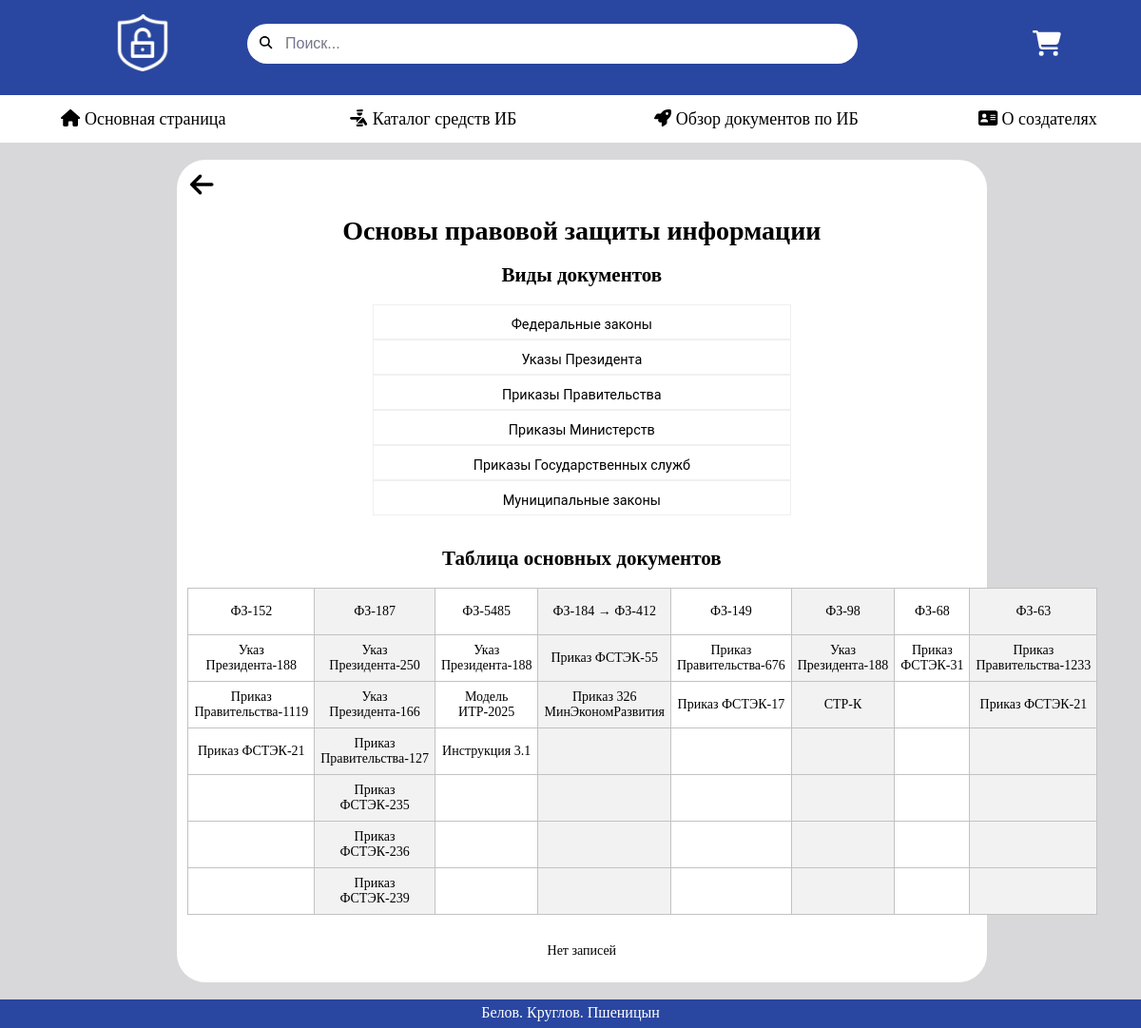
Page /docs/ on the earlier database version.
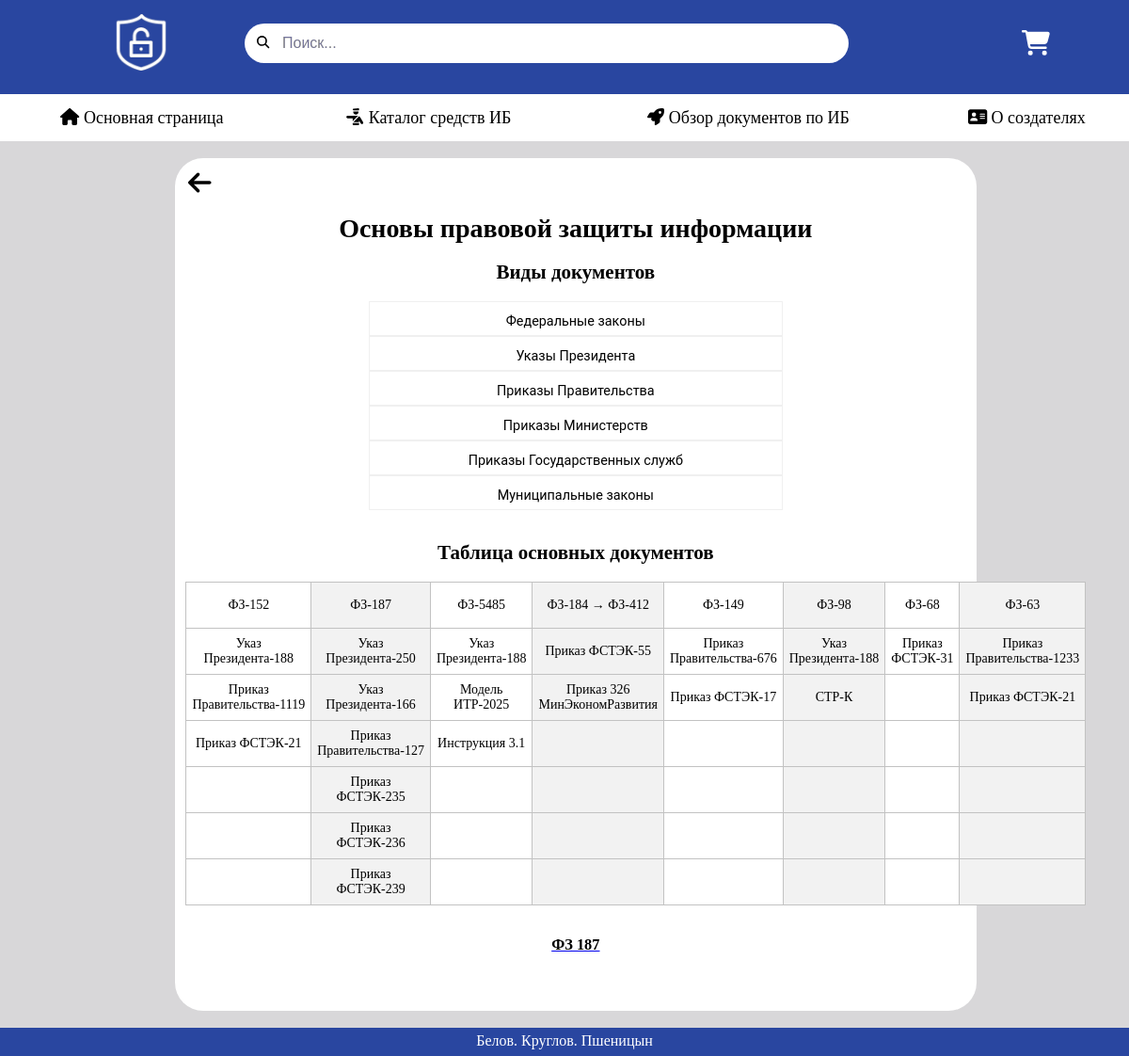
Same page on the later database version.
### docs/models.py (models this page shows, shortened)
class GeneralDocument(models.Model):
    title = models.CharField('Название', max_length=50)
    ad = models.CharField('Тип документа', max_length=50)
    full_text = models.TextField('Текст документа')
    doc_file = models.FileField(upload_to='doсs', blank=True)
    date = models.DateTimeField('Дата публикации')
    class Meta:
        verbose_name = 'GeneralDocument'
        verbose_name_plural = 'GeneralDocuments'

### docs/views.py (the view)
# urls.py: path('', views.index_general_docs, name='general_docs'),
def index_general_docs(request):
    docs = GeneralDocument.objects.all()
    dict_docs = {'docs': docs}
    return render(request, 'docs/main.html', dict_docs)

### docs/templates/docs/main.html (shortened to what the changed rows need)
{% extends 'main/layout.html' %}
{% load static %}
{% block body_content %}
<div class="features">
    <div class="btn_back">
        <a href="#" onclick="history.back();return false;" class="history-back"><i class="fa-solid fa-arrow-left fa-2xl" style="color: #000000;"></i></a>
    </div>
    <h1>Основы правовой защиты информации</h1>
    <h2>Виды документов</h2>
        <div class="el_type_docs">
        <div class="el_name_type_docs">
        </div>
    </div>
    <div class="el_type_docs">
        <div class="el_name_type_docs">
        </div>
    </div>
    <div class="el_type_docs">
        <div class="el_name_type_docs">
        </div>
    </div>
    <div class="el_type_docs">
        <div class="el_name_type_docs">
        </div>
    </div>
    <div class="el_type_docs">
        <div class="el_name_type_docs">
        </div>
    </div>
    <div class="el_type_docs">
        <div class="el_name_type_docs">
        </div>
    </div>
    <br>
    <h2>Таблица основных документов</h2>
    <table class="table_docs">
        <thead>
            <tr>
                <td>
                    <div class="tooltip"><a href="#">ФЗ-152</a>
                    </div>
                </td>
                <td>
                    <div class="tooltip"><a href="#">ФЗ-187</a>
                    </div>
                </td>
                <td>
                    <div class="tooltip"><a href="#">ФЗ-5485</a>
                    </div>
                </td>
                <td>
                    <div class="tooltip"><a href="#">ФЗ-184</a> →
                    </div>
                    <div class="tooltip"><a href="#">ФЗ-412</a>
                    </div>
                </td>
                <td>
                    <div class="tooltip"><a href="#">ФЗ-149</a>
                    </div>
                </td>
                <td>
                    <div class="tooltip"><a href="#">ФЗ-98</a>
                    </div>
                </td>
                <td>
                    <div class="tooltip"><a href="#">ФЗ-68</a>
                    </div>
                </td>
                <td>
                    <div class="tooltip"><a href="#">ФЗ-63</a>
                    </div>
                </td>
            </tr>
        </thead>
        <tbody>
        </tbody>
    </table>
    <br>
    {% if docs %}
    {% for el in docs %}
    <a href="{% url 'general_docs_detail' el.id %}" class="button btn-warning"><h3>{{ el.title }}</h3></a>
    <br>
    <br>
    {% endfor %}
    {% else %}
    <p>Нет записей</p>
    {% endif %}
</div>
{% endblock %}

Differences in the rows shown:
added GeneralDocument: title "ФЗ 187"
Other differences:
text no longer shown: "Нет записей"
